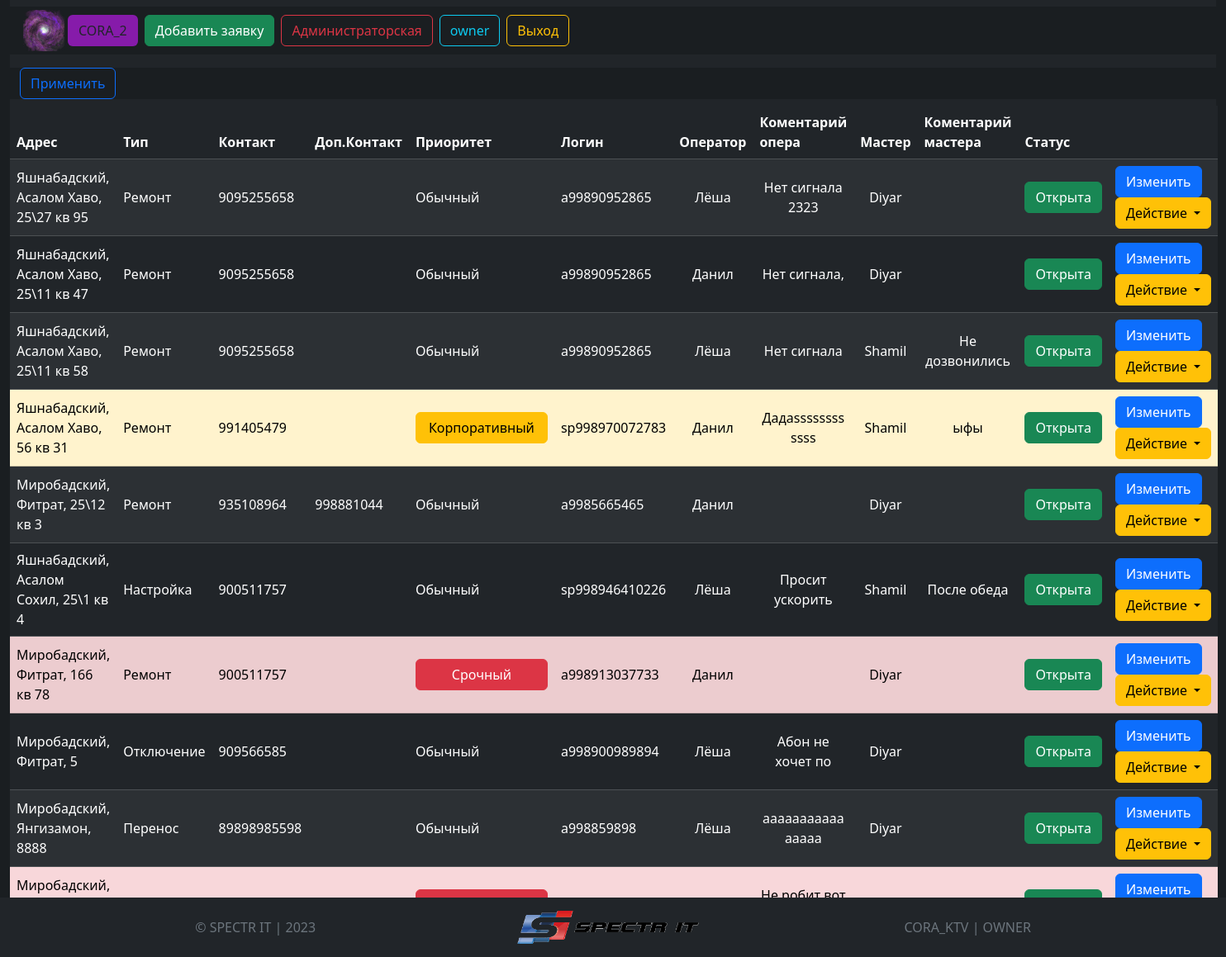
/ (signed in), run on the app's committed database.
### tester/models.py (models this page shows, shortened)
class User(AbstractUser):
    last_login = models.DateTimeField(_('last login'), blank=True, null=True)
    is_superuser = models.BooleanField(_('superuser status'), default=False, help_text=_(
        'Designates that this user has all permissions without explicitly assigning them.'))
    first_name = models.CharField(_('first name'), max_length=150, blank=True)
    last_name = models.CharField(_('last name'), max_length=150, blank=True)
    email = models.EmailField(_('email address'), blank=True)
    is_staff = models.BooleanField(_('staff status'), default=False,
                                   help_text=_('Designates whether the user can log into this admin site.'))
    is_active = models.BooleanField(_('active'), default=True, help_text=_(
        'Designates whether this user should be treated as active. Unselect this instead of deleting accounts.'))
    date_joined = models.DateTimeField(_('date joined'), default=timezone.now)
    phone_number = models.CharField(max_length=32, blank=True, null=True, verbose_name=_('phone number'))
    class Meta:
        ordering = ('id',)
        permissions = [
            ("operator", "Can add ticket,change, change yourself profile"),
            ("master", "Can closed ticked,change owner, change yourself profile"),
        ]
    def __str__(self):
        return self.username

class Ticket(models.Model):
    district = models.ForeignKey("District", on_delete=models.PROTECT, verbose_name=('Район'))
    street = ChainedForeignKey("Street", chained_field='district', chained_model_field='district', show_all=False)
    house = models.CharField(max_length=16, verbose_name=_('Дом'))
    apartment = models.CharField(max_length=32, verbose_name=_('Квартира'), blank=True, null=True)
    date = models.DateTimeField(editable=True, default=timezone.now, verbose_name="Дата открытия")
    closed_date = models.DateTimeField(editable=True, null=True, blank=True, verbose_name="Дата закрытия")
    completion_date = models.DateTimeField(default=None, null=True, blank=True, editable=True,
                                           verbose_name="Дата выполнения")
    login = models.CharField(blank=True, max_length=15, null=True, verbose_name="Логин")
    first_contact = models.CharField(max_length=13, null=True, verbose_name="Основной номер", default=None)
    second_contact = models.CharField(max_length=13, blank=True, null=True, verbose_name="Доп. номер", default=None)
    comment_master = models.TextField(blank=True, null=True, verbose_name="Комментарий мастера", default=None)
    comment_operator = models.TextField(blank=True, null=True, verbose_name="Комментарий оператора", default=None)
    update = models.DateTimeField(default=timezone.now, editable=False, verbose_name="Дата обновления")
    operator = models.ForeignKey(User, on_delete=models.PROTECT, verbose_name="Оператор",
                                 related_name='operator_tickets', null=True, blank=True, default=None)
    master = models.ForeignKey(User, null=True, blank=True, on_delete=models.PROTECT, verbose_name="Мастер",
                               related_name='mater_tickets')
    TYPE = [
        ('Ремонт', 'Ремонт'),
        ('Настройка', 'Настройка'),
        ('Перенос', 'Перенос'),
        ('Отключение', 'Отключение'),
        ('Установка', 'Установка'),
    ]
    type = models.CharField(max_length=13, choices=TYPE, verbose_name="Тип заявки")
    PRIORITY = [
        ('Обычный', 'Обычный'),
        ('Срочный', 'Срочный'),
        ('Корпоративный', 'Корпоративный'),
    ]
    priority = models.CharField(max_length=13, choices=PRIORITY, default="Обычный", verbose_name="Приоритет")
    STATUS = [
        ('open', 'Открыта'),
        ('closed', 'Закрыта')
    ]
    status = models.BooleanField(choices=[(True, 'Открыта'), (False, 'Закрыта')], default=True)
    history = HistoricalRecords()
    class Meta:
        verbose_name = 'Заявка'
        verbose_name_plural = 'Заявки'
    def get_full_address(self):
        return f'{self.district}, {self.street}, {self.house}'

class District(models.Model):
    region = models.ForeignKey('Region', on_delete=models.CASCADE, verbose_name=_('Регион'))
    name = models.CharField(max_length=64, verbose_name=_('Район'))
    def __str__(self):
        return self.name
    class Meta:
        verbose_name = 'Район'
        verbose_name_plural = 'Районы'

class Street(models.Model):
    district = models.ForeignKey('District', on_delete=models.CASCADE, verbose_name=_('Район'))
    name = models.CharField(max_length=64, verbose_name=_('name'))
    def __str__(self):
        return self.name
    class Meta:
        verbose_name = 'Улица'
        verbose_name_plural = 'Улицы'

### tester/views.py (the view)
# urls.py: path('', views.start_page, name='start_page'),
def start_page(request):
    if request.user.is_authenticated:
        filters = TicketFilter(request.GET, queryset=Ticket.objects.all())
        if request.method == 'GET':
            redirect('start_page')
        get_mater_ticket = Ticket.objects.filter(master=request.user.id)
        change_master = TicketForm()
        obj = Ticket.objects.all()
        username = request.user.get_username()
        is_super = bool(request.user.is_superuser)
        form = TicketForm()
        context = {
            "obj": obj,
            "username": username,
            "is_super": is_super,
            "master_ticket": get_mater_ticket,
            "change_master": change_master,
            "form": form,
            "filters": filters
        }
        return render(request, 'tester/start_page.html', context)
    else:
        return redirect("login")

### templates/tester/start_page.html (shortened to what this page needs)
{% extends 'tester/base.html' %}
{% load static %}
{% block content %}
    <div class="container-fluid mb-10">
        <div class="row">
            <div class="col-md-12">
                <table class="table table-dark table-striped">
                    <thead>
                    <tr>
                        <th>Адрес</th>
                        <th>Тип</th>
                        <th>Контакт</th>
                        <th>Доп.Контакт</th>
                        <th>Приоритет</th>
                        <th>Логин</th>
                        <th>Оператор</th>
                        <th>Коментарий опера</th>
                        <th>Мастер</th>
                        <th>Коментарий мастера</th>
                        <th >Статус</th>
                        <th></th>
                    </tr>
                    </thead>
                    <tbody>
                    {% if perms.tester.operator %}
                        {% for foo in obj %}
                            {% if foo.status == True %}
                    <tr {% if foo.priority == 'Срочный' %}class="table-danger"{% elif foo.priority == 'Корпоративный' %}class="table-warning"{% endif %}>
                        <td class="text-start align-middle">{{ foo.get_full_address }}{% if foo.apartment %} кв
                            {{ foo.apartment| default:'' }}{% endif %}</td>
                        <td class="text-start align-middle">{{ foo.type }}</td>
                        <td class="text-start align-middle">{{ foo.first_contact }}</td>
                        <td class="text-start align-middle">{{ foo.second_contact| default:"" }}</td>
                        {% if foo.priority == 'Срочный' %}
                            <td class="align-middle">
                                <div class="btn-group" style="width: 160px">
                                    <div class="btn btn-danger">Срочный</div>
                                </div>
                            </td>
                        {% elif foo.priority == 'Корпоративный' %}
                            <td class="align-middle">
                                <div class="btn-group" style="width: 160px">
                                    <div class="btn btn-warning">Корпоративный</div>
                                </div>
                            </td>
                        {% elif foo.priority %}
                            <td class="align-middle">
                                <div class="text-middle">{{ foo.priority }}</div>
                            </td>
                        {% endif %}
                        <td class="text-start text-centre align-middle">{{ foo.login| default:'' }}</td>
                        <td class="text-center align-middle">{{ foo.operator.first_name }}</td>
                        <td class="text-center text-break align-middle" data-bs-toggle="tooltip" data-bs-placement="top"
                            data-bs-custom-class="custom-tooltip"
                            {% if foo.comment_operator %}data-bs-title="{{ foo.comment_operator }}"{% endif %}>{{ foo.comment_operator| slice:16 | default:'' }}</td>
                        <td class="text-center align-middle" >{{ foo.master| default:'Не выбран' }}</td>
                        <td class="text-center align-middle" data-bs-toggle="tooltip" data-bs-placement="top"
                            data-bs-custom-class="custom-tooltip"
                            {% if foo.comment_master %}data-bs-title="{{ foo.comment_master }}"{% endif %}>{{ foo.comment_master| slice:16 | default:'' }}</td>
                        {% if foo.status == True %}
                            <td class="align-middle">
                                <div class="btn-group">
                                    <div class="btn btn-success">Открыта</div>
                                </div>
                            </td>
                        {% else %}
                            <td class="align-middle">
                                <div class="btn-group">
                                    <div class="btn btn-danger">Закрыта</div>
                                </div>
                            </td>
                        {% endif %}
                        <td class="align-middle">
                            <a href="{% url 'edit_ticket' foo.id %}">
                                <button type="button" class="btn btn-primary me-2">Изменить</button>
                            </a>
                            <div class="btn-group" role="group" aria-label="Button group with nested dropdown">
                                <div class="btn-group" role="group">
                                    <button id="btnGroupDrop1" type="button"
                                            class="btn btn-warning dropdown-toggle" data-bs-toggle="dropdown"
                                            aria-expanded="false">Действие
                                    </button>
                                </div>
                            </div>
                        </td>
                        </tr>
                            {% endif %}
                        {% endfor %}
                    {% endif %}
                    </tbody>
                </table>
            </div>
        </div>
    </div>
{% endblock %}
{% block footer %}
    {% include 'tester/footer.html' %}
{% endblock %}

### templates/tester/navbar.html (shortened to what this page needs)
{% load static %}
{% block navbar %}
	<div class="container-fluid">
    <nav class="navbar navbar-dark bg-dark">
        <form class="container-fluid justify-content-start">
        <img class="m-1" src="{% static 'img/cosmo_logo.png' %}" alt="" width="50" height=50>
            <a href="{% url 'start_page' %}">
                <button class="btn me-2 " type="button" style="background-color: #861baa;">CORA_2</button>
            </a>
            {% if perms.tester.operator %}
            <a href="{% url 'add_ticket' %}">
                <button class="btn btn-success me-2" type="button">Добавить заявку</button>
            </a>
            {% endif %}
            {% if is_super %}
            <a href="{{ "/admin/" }}">
                <button class="btn btn btn-outline-danger me-2" type="button">Администраторская</button>
            </a>
            {% endif %}
            {% if user.is_authenticated %}
                    <a href="{% url 'profile' %}">
                        <button class="btn btn btn-outline-info me-2" type="button">{{ username }}</button>
                    </a>
                <a href="{% url 'logaut' %}">
                <button class="btn btn btn-outline-warning me-2" type="button">Выход</button>
            </a>
            {% endif %}
        </form>
    </nav>
</div>
{% endblock %}
{% block filters %}
	{% include 'tester/filters.html' %}
{% endblock %}

### tester/static/css/base.css (style rules this page uses)
.container-fluid { background-color: rgba(0,0,0,0.2); }

### data on the page
User: username "owner"
Ticket: get_full_address "Яшнабадский, Асалом Хаво, 25\\27", apartment "95", type "Ремонт", first_contact "9095255658", priority "Обычный", login "a99890952865", operator.first_name "Лёша", comment_operator "Нет сигнала 2323", master "Diyar", status "Открыта"
Ticket: get_full_address "Яшнабадский, Асалом Хаво, 25\\11", apartment "47", type "Ремонт", first_contact "9095255658", priority "Обычный", login "a99890952865", operator.first_name "Данил", comment_operator "Нет сигнала,", master "Diyar", status "Открыта"
Ticket: get_full_address "Яшнабадский, Асалом Хаво, 25\\11", apartment "58", type "Ремонт", first_contact "9095255658", priority "Обычный", login "a99890952865", operator.first_name "Лёша", comment_operator "Нет сигнала", master "Shamil", comment_master "Не дозвонились", status "Открыта"
Ticket: get_full_address "Яшнабадский, Асалом Хаво, 56", apartment "31", type "Ремонт", first_contact "991405479", priority "Корпоративный", login "sp998970072783", operator.first_name "Данил", comment_operator "Дадаssssssssssss", master "Shamil", comment_master "ыфы", status "Открыта"
Ticket: get_full_address "Миробадский, Фитрат, 25\\12", apartment "3", type "Ремонт", first_contact "935108964", second_contact "998881044", priority "Обычный", login "a9985665465", operator.first_name "Данил", master "Diyar", status "Открыта"
Ticket: get_full_address "Яшнабадский, Асалом Сохил, 25\\1", apartment "4", type "Настройка", first_contact "900511757", priority "Обычный", login "sp998946410226", operator.first_name "Лёша", comment_operator "Просит ускорить", master "Shamil", comment_master "После обеда", status "Открыта"
Ticket: get_full_address "Миробадский, Фитрат, 166", apartment "78", type "Ремонт", first_contact "900511757", priority "Срочный", login "a998913037733", operator.first_name "Данил", master "Diyar", status "Открыта"
Ticket: get_full_address "Миробадский, Фитрат, 5", type "Отключение", first_contact "909566585", priority "Обычный", login "a998900989894", operator.first_name "Лёша", comment_operator "Абон не хочет по", master "Diyar", status "Открыта"
Ticket: get_full_address "Миробадский, Янгизамон, 8888", type "Перенос", first_contact "89898985598", priority "Обычный", login "a998859898", operator.first_name "Лёша", comment_operator "aaaaaaaaaaaaaaaa", master "Diyar", status "Открыта"
Ticket: get_full_address "Миробадский,…", comment_operator "Не робит вот…"
